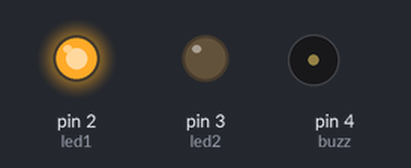
Simulated run of this sketch. Board: Arduino Uno, built with avr-gcc and run on an emulated ATmega328P. Parts: output pins drawn as LEDs (lit = HIGH), buzzer (waves = sounding).

Above: at 0.5 s.
At 1.05 s:
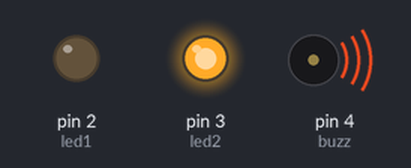
At 2.05 s:
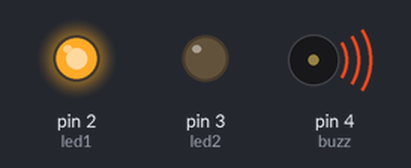
At 3.5 s:
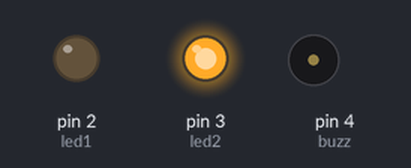
Timing chart, 0 to 4.6 s (numbered marks = the images above):
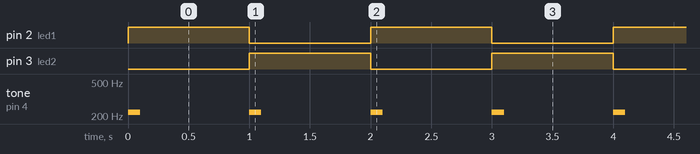

Measured:
- by itself, pin 2 (led1), pin 3 (led2): alternates HIGH for 1.0 s and LOW for 1.0 s
- by itself, tone on pin 4 (buzz): alternates 220 Hz for 0.10 s and silent for 0.90 s

The sketch:

codigo.ino
```cpp
#define led1 2
#define led2 3
#define buzz 4

void setup()
{
  pinMode(led1, OUTPUT);
  pinMode(led2, OUTPUT);
  pinMode(buzz, OUTPUT);
}

void loop()
{
  digitalWrite(led1, HIGH);
  digitalWrite(led2, LOW);
  tone(buzz, 220, 100);
  delay(1000);

  digitalWrite(led2, HIGH);
  digitalWrite(led1, LOW);
  tone(buzz, 220, 100);
  delay(1000);

}
```
